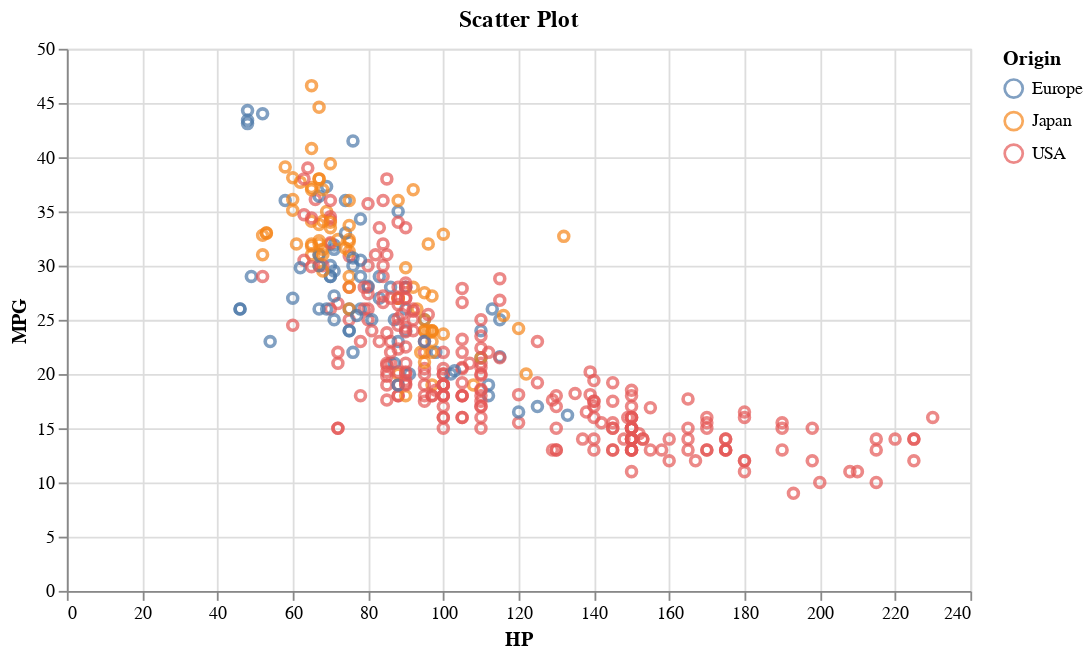

Notebook source saved alongside this figure:
### Code cell
# Scatter Plot

alt.Chart(scatter_df).mark_point().encode(
    x=alt.X("Horsepower:Q", axis=alt.Axis(title="HP")),
    y=alt.Y("Miles_per_Gallon:Q", axis=alt.Axis(title="MPG")),
    color="Origin:N",
    tooltip=["Name:N"],
).properties(title="Scatter Plot", width = 500, height = 300)

### Figure 1 — Vega-Lite specification as saved in the notebook (floating-point values rounded to 4 significant figures; data arrays with more than 128 entries replaced by an {"elided": "..."} marker saying what was removed)
{"config": {"view": {"continuousWidth": 400, "continuousHeight": 300}}, "data": {"name": "data-1fe0d82a6d950a3a5a55b99cc4f9ff53"}, "mark": "point", "encoding": {"color": {"field": "Origin", "type": "nominal"}, "tooltip": [{"field": "Name", "type": "nominal"}], "x": {"axis": {"title": "HP"}, "field": "Horsepower", "type": "quantitative"}, "y": {"axis": {"title": "MPG"}, "field": "Miles_per_Gallon", "type": "quantitative"}}, "height": 300, "title": "Scatter Plot", "width": 500, "$schema": "https://vega.github.io/schema/vega-lite/v4.17.0.json", "datasets": {"data-1fe0d82a6d950a3a5a55b99cc4f9ff53": {"elided": "406 records"}}}
